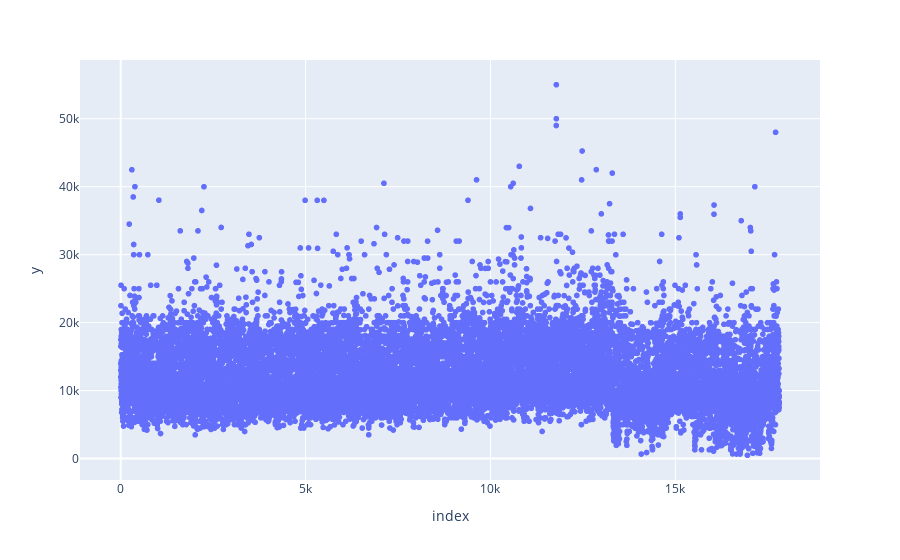

The code cell stored with this chart in its notebook:
### Markdown cell above
## Визуализация набора данных

### Code cell
fig = px.scatter([i for i in range(len(df['price']))], y=df['price'])
fig.show()

### Figure 1 — Plotly figure (JSON) as saved in the notebook; plotly's stock layout.template omitted (floating-point values rounded to 4 significant figures; data arrays with more than 128 entries replaced by an {"elided": "..."} marker saying what was removed)
{"data": [{"hovertemplate": "index=%{x}<br>y=%{y}<extra></extra>", "legendgroup": "", "marker": {"color": "#636efa", "symbol": "circle"}, "mode": "markers", "name": "", "showlegend": false, "type": "scattergl", "x": {"elided": "17812 int values"}, "xaxis": "x", "y": {"elided": "17812 int values"}, "yaxis": "y"}], "layout": {"legend": {"tracegroupgap": 0}, "margin": {"t": 60}, "xaxis": {"anchor": "y", "domain": [0, 1], "title": {"text": "index"}}, "yaxis": {"anchor": "x", "domain": [0, 1], "title": {"text": "y"}}}}
